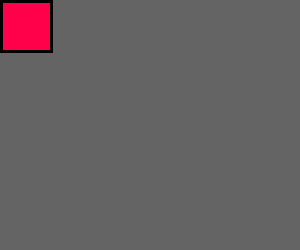
Frame 1 (no input)
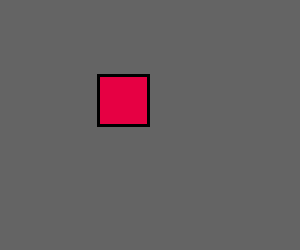
Frame 60 (the mouse pressed at the canvas centre just before this capture)
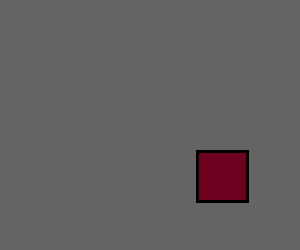
Frame 120 (the mouse held since frame 60 and released just before this capture)

The Processing sketch that drew these frames (run headless with seeded random() and noise(); from frame 60 on, the mouse is pressed at the canvas centre):

// Processing sketch: U3BBQ11
// ── U3BBQ11.pde
/* Boss Battle program starter for Unit 3  by Al Biles
   This boss battle starts with a program that works but is missing all its if
   and if/else statements. Each question in the quiz will lead you toward filling
   in the missing statments, whose location in the code is indicated with comments
   that say "Answer to question _ goes here".  Some of the code segments are built
   up through multiple questions, so only the questions that result in complete
   statements are referred to in the comments.
   
   The starter code is documented to explain all the variables and the code segments
   that do not include the missing if statements.
   This code is correct, and you should not change it.
*/

/* Global variable declarations and inintializations
   It's okay to initialize these here because in this case none of the
   initializations depend on width or height, which must be assigned by the
   size() statement in setup().
*/
float side = 50;             // Length of side of logo
float xLoc = 0;              // Current x and y corrdinates of logo
float yLoc = 0;
float xVel = random(1,2);    // x and y velocities for the logo
float yVel = random(1,2);
float accel = 1.1;           // Multiply velocities by this to accelerate
float accelCtr = 200;        // Number of frames until next acceleration

float curHue = random(255);  // Current hue of logo, set randomly
float brtInit = 350;         // Start logo's brightness > max to stay there awhile
float curBrt = brtInit;      // Initialize logo's brightness
float brtVel = -2;           // Logo's brightness changes this much every frame

void setup()
{
  size(300, 250);            // Make a non-square window
  background(100);           // Use a dark gray so the colors pop better
  colorMode(HSB);            // Hue-Saturation-Brightness is more fun
}

void draw()
{
  background(100);           // Leave no trails
  moveLogo();
  drawLogo();
}

/* drawLogo() function
   Draws a square at (xLoc,yLoc) that is "side" pixels by "side" pixels
   Animates the fill color by dimming it to black and then resetting it randomly
*/
void drawLogo()
{
  curBrt = curBrt + brtVel;     // Dim the logo a little bit

  // Reset logo's brightness & hue if it's too dim
  /***** Answer to question 3 goes here *****/
  if (curBrt < 0)               // 1, 3
  {                             // 3
    curHue = random(255);       // 2, 3
    curBrt = brtInit;           // 2, 3
  }                             // 3

  strokeWeight(3);              // Make border 3 pixels wide
  fill(curHue, 255, curBrt);    // Set the color for this frame
  rect(xLoc, yLoc, side, side); // Draw the rectangle at the current location
}

/* moveLogo() function
   moves logo for each frame by adding current velocity in x and y dimensions
   to x and y locations and then bouncing off of graphics window boundaries
   (walls) when appropriate.  Also handles periodic acceleration by multiplying
   x and y velocities by the acceleration factor every 200 frames.
*/
void moveLogo()
{
  // Move in x dimension
  xLoc = xLoc + xVel;
  
  // Handle bounces off left and right walls
  /***** Answer to question 6 goes here *****/
  //if (xLoc+side > width)       // 4, 6; commented out for Q9
  //{                            // 6; commented out for Q9
  //  xVel = xVel * -1;          // 5, 6; commented out for Q9
  //}                            // 6; commented out for Q9
  /***** Answer to question 8 goes here *****/
  //else if (xLoc < 0)           // 7, 8; commented out for Q9
  //{                            // 7; commented out for Q9
  //  xVel = xVel * -1;          // 7; commented out for Q9
  //}                            // 7; commented out for Q9
  
  /***** Answer to question 9 goes here, replacing answers to 6 & 8 above *****/
  if (xLoc+side > width || xLoc < 0)  // 9
    xVel = xVel * -1;                 // 9

  // Move in y dimension
  yLoc = yLoc + yVel;
  
  // Handle bounces off of top and bottom walls
  /***** Answer to question 10 goes here *****/
  if (yLoc+side > height || yLoc < 0)  // 10
    yVel = yVel * -1;                  // 10

  // Decrement the acceleration counter by 1
  accelCtr = accelCtr - 1;
  
  // If accelCtr has run out, apply acceleration and reset the counter
  /***** Answer to question 11 goes here *****/
  if (accelCtr < 0)         // 11
  {                         // 11
    accelCtr = 200;         // 11
    xVel = xVel * accel;    // 11
    yVel = yVel * accel;    // 11
  }                         // 11
}
